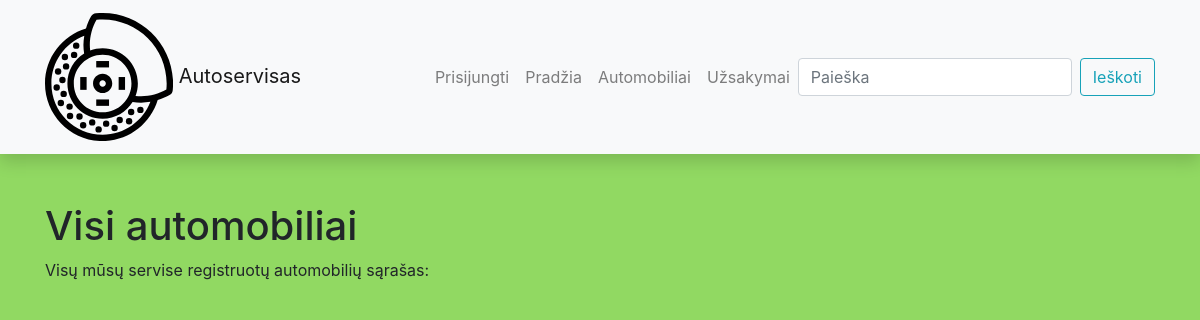
The page /autoservisas/automobiliai/?page=3 on the database as committed earlier.
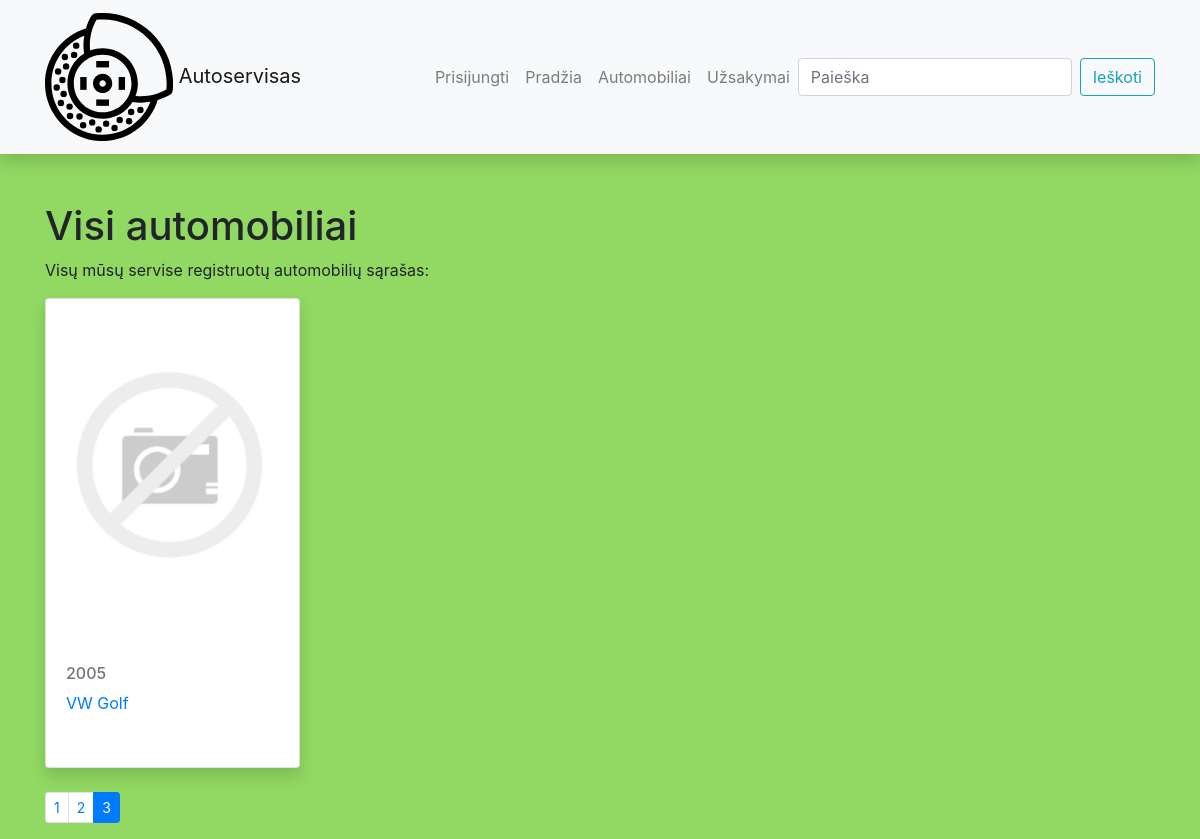
The same page on the database as committed later.
### autoservisas/models.py (models this page shows, shortened)
class Automobilis(models.Model):
    klientas = models.ForeignKey(Klientas, on_delete=models.CASCADE)
    modelis = models.ForeignKey(Modelis, on_delete=models.CASCADE)
    metai = models.IntegerField('Pagaminimo metai')
    aprasymas = HTMLField(null=True, blank=True)
    valst_nr = models.CharField('Valstybinis numeris',max_length=20)
    foto = models.ImageField('Foto', upload_to='foto', null=True, blank=True)
    class Meta:
        verbose_name = 'Automobilis'
        verbose_name_plural = 'Automobiliai'

class Modelis(models.Model):
    marke = models.ForeignKey(Marke, on_delete=models.CASCADE)
    modelis = models.CharField('Modelis', max_length=100)
    class Meta:
        verbose_name = 'Modelis'
        verbose_name_plural = 'Modeliai'
    def __str__(self):
        return f"{self.marke} {self.modelis}"

class Marke(models.Model):
    marke = models.CharField('Markė',max_length=100)
    def __str__(self):
        return f"{self.marke}"

### autoservisas/views.py (the view)
# urls.py: path('automobiliai/', views.automobiliai, name='automobiliai-all'),
def automobiliai(request):
    visi_automobiliai = Automobilis.objects.all()
    paginator = Paginator(visi_automobiliai, 8)
    page_number = request.GET.get('page')
    paged_automobiliai = paginator.get_page(page_number)
    context = {'automobiliai': paged_automobiliai}
    return render(request, 'automobiliai.html', context=context)

### autoservisas/templates/automobiliai.html
{% extends 'base.html' %}
{% load static %}
{% block content %}
<h1>Visi automobiliai</h1>
<p>Visų mūsų servise registruotų automobilių sąrašas:</p>
        <div class="row">
    {% for automobilis in automobiliai %}
        <div class="col-sm-6 col-md-3 d-flex align-items-stretch">
            <div class="card mb-4 shadow">
            {% if automobilis.foto %}
            <img class="card-img-top" src="{{ automobilis.foto.url }}"/>
            {% else %}
            <img class="card-img-top" src="{% static 'img/no-image.png' %}"/>
            {% endif %}
                <div class="card-body">
                    <h6 class="card-subtitle mb-2 text-muted">{{ automobilis.metai }}</h6>
                    <p class="card-text"><a href="{% url 'automobilis-info' automobilis.id %}">{{ automobilis.modelis }}</a></p>
                </div>
            </div>
        </div>
    {% endfor %}
</div>
{% if automobiliai.has_other_pages %}
    <ul class="pagination pagination-sm">
        {% for nr in automobiliai.paginator.page_range %}
            {% if automobiliai.number == nr %}
                <li class="page-item active">
                    <a class="page-link">{{ nr }}</a>
                </li>
            {% else %}
            <li class="page-item">
                <a class="page-link" href="?page={{ nr }}">{{ nr }} </a>
            </li>
            {% endif %}
        {% endfor %}
    </ul>
{% endif %}
{% endblock %}

### autoservisas/templates/base.html (shortened to what this page needs)
<!DOCTYPE html>
<html lang="en">
  <head>
    <link
      rel="stylesheet"
      href="https://stackpath.bootstrapcdn.com/bootstrap/4.1.3/css/bootstrap.min.css"
    />
    <link
      rel="stylesheet"
      href="https://cdnjs.cloudflare.com/ajax/libs/font-awesome/4.7.0/css/font-awesome.min.css"
    />
    {% load static %}
    <link rel="stylesheet" href="{% static 'css/styles.css' %}" />
  </head>
  <body>
    <nav
      class="navbar navbar-expand-lg navbar-light bg-light static-top mb-5 shadow"
    >
      <div class="container">
        <a class="navbar-brand" href="{% url 'index' %}">
          Autoservisas</a
        >
        <div class="collapse navbar-collapse" id="navbarResponsive">
          <ul class="navbar-nav ml-auto">
              {% if user.is_authenticated %}
            <li class="nav-item">
              <a class="nav-link" href="">
                <svg class="bi bi-person"
                         width="1.5em"
                         height="1.5em"
                         viewBox="0 0 16 16"
                         fill="currentColor"
                         xmlns="http://www.w3.org/2000/svg">
                        <path fill-rule="evenodd" d="M13 14s1 0 1-1-1-4-6-4-6 3-6 4 1 1 1
                            1h10zm-9.995-.944v-.002.002zM3.022 13h9.956a.274.274 0 00.014-.002l.008-.002c-.001-.246-.154-.986-.832-1.664C11.516 10.68 10.289 10 8 10c-2.29 0-3.516.68-4.168
                            1.332-.678.678-.83 1.418-.832 1.664a1.05 1.05 0 00.022.004zm9.974.056v-.002.002zM8
                            7a2 2 0 100-4 2 2 0 000 4zm3-2a3 3 0 11-6 0 3 3 0 016 0z" clip-rule="evenodd"/>
                 </svg>
                {{ user.username }}</a>
            </li>
			  <li class="nav-item">
              <a class="nav-link" href="{% url 'mano_uzsakymai' %}">Mano uzsakymai</a>
            </li>
            <li class="nav-item">
              <a class="nav-link" href="{% url 'logout' %}">Atsijungti</a>
            </li>
            {% else %}
            <li class="nav-item">
              <a class="nav-link" href="{% url 'login' %}?next={{ request.path }}">Prisijungti</a>
            </li>
            {% endif %}
            <li class="nav-item">
              <a class="nav-link" href="{% url 'index' %}">Pradžia</a>
            </li>
            <li class="nav-item">
              <a class="nav-link" href="{% url 'automobiliai-all' %}">Automobiliai</a>
            </li>
            <li class="nav-item">
              <a class="nav-link" href="{% url 'uzsakymai-list' %}">Užsakymai</a>
            </li>
          </ul>
          <form
            class="form-inline my-2 my-lg-0"
            action="{% url 'search' %}"
            method="get"
          >
            <input
              class="form-control mr-sm-2"
              type="search"
              placeholder="Paieška"
              aria-label="Search"
              name="search_text"
            />
            <button class="btn btn-outline-info my-2 my-sm-0" type="submit">
              Ieškoti
            </button>
          </form>
        </div>
      </div>
    </nav>
    <div class="container">{% block content %}{% endblock %}</div>
  </body>
</html>

### autoservisas/static/css/styles.css (style rules this page uses)
body { background-color: #91d962; }
.card { min-height: 470px; width: 100%; }
.card-body { height: 25%; }
.card img { height: 75%; object-fit: contain; }

Rows that differ between the two databases and show on the page:
added Automobilis: metai "2005", modelis "VW Golf"
Other text that changed with them:
new list line: "1"
new list line: "2"
new list line: "3"
